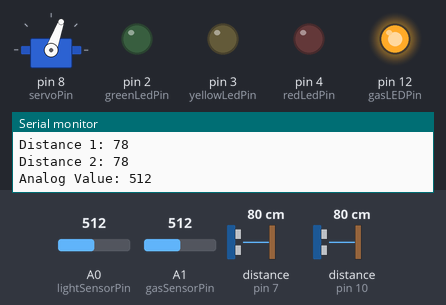
The sketch below on a simulated Arduino Uno, built with avr-gcc and run on an emulated ATmega328P. On the bench: servo, output pins drawn as LEDs (lit = HIGH), the last lines printed to the serial monitor. Wiring (inferred from the names in the program): 2 × ultrasonic range finder: trigger pin 6, echo pin 7 / trigger pin 9, echo pin 10. The inputs (shaded band) are chosen by the test bench; at power-on: distance to the obstacle (sensors on pin 10, pin 7) 80 cm, A1 (gasSensorPin) = 512, A0 (lightSensorPin) = 512. The echo pulse lasts 58.3 µs per cm; pins used as bus, display or sensor lines are not drawn.

Above: at 1.3 s.
1.4 s: distance to the obstacle (sensor on pin 10) set to 12 cm
2.9 s: distance to the obstacle (sensor on pin 10) set to 9 cm
At 3.9 s:
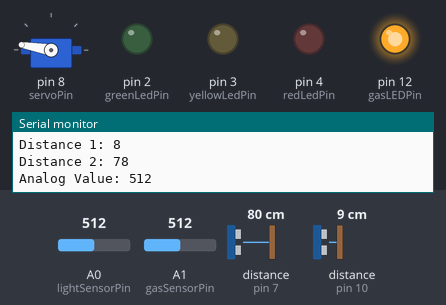
4.6 s: A1 (gasSensorPin) set to 487
At 5.6 s:
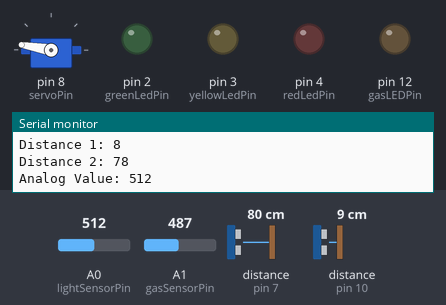
6.1 s: A0 (lightSensorPin) set to 315
7.6 s: A0 (lightSensorPin) set to 286
At 9.0 s:
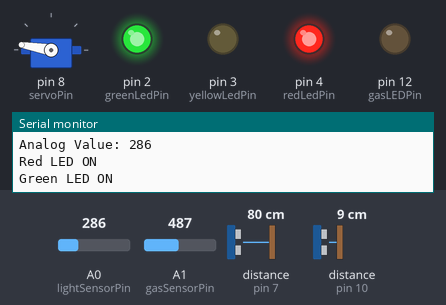
9.3 s: distance to the obstacle (sensor on pin 10) set to 2 cm
At 9.8 s:
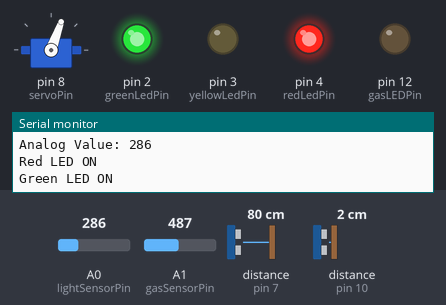
Timing chart, 0 to 13.4 s (numbered marks = the images above; inputs shaded):
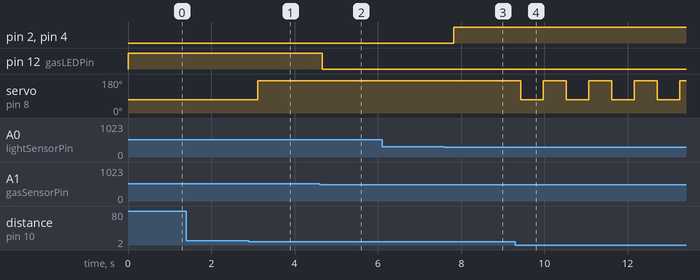

The sketch:

integrate.ino
```cpp
#include <Servo.h>

// Defines pins for gas sensor and LED
const int gasSensorPin = A1;  // MQ-6 A1 Pin
const int gasLEDPin = 12;     // Gas Sensor Indicator LED

// Defines pins for ultrasonic sensors
const int trigPin1 = 9;  // Ultrasonic Sensor 1 (For Parking) TRIG Pin
const int echoPin1 = 10; // Ultrasonic Sensor 1 (For Parking) ECHO Pin
const int trigPin2 = 6;  // Ultrasonic Sensor 2 (For Thief Detection) TRIG Pin
const int echoPin2 = 7;  // Ultrasonic Sensor 2 (For Thief Detection) ECHO Pin

// Defines pin for the servo motor
const int servoPin = 8;

// Defines variables for gas sensor
int GAS_VAL = 0;

// Defines variables for ultrasonic sensors
long duration1, duration2;
int distance1, distance2;

// Defines variables for the servo motor
Servo servo;
int angle = 70;

// Defines pins for light sensor and LEDs
const int greenLedPin = 2;
const int yellowLedPin = 3;
const int redLedPin = 4;
const int lightSensorPin = A0; // Analog pin for light sensor
int analogValue = 0;

void setup() {
  // Initialize serial communication
  Serial.begin(9600);

  // Initialize pins for gas sensor and LED
  pinMode(gasSensorPin, INPUT);
  pinMode(gasLEDPin, OUTPUT);

  // Initialize pins for ultrasonic sensors
  pinMode(trigPin1, OUTPUT);
  pinMode(echoPin1, INPUT);
  pinMode(trigPin2, OUTPUT);
  pinMode(echoPin2, INPUT);

  // Initialize servo motor
  servo.attach(servoPin);
  servo.write(angle);

  // Initialize pins for light sensor and LEDs
  pinMode(greenLedPin, OUTPUT);
  pinMode(yellowLedPin, OUTPUT);
  pinMode(redLedPin, OUTPUT);

  // Print setup complete message
  Serial.println("Setup complete");
}

void loop() {
  // Gas Sensor Code
  GAS_VAL = analogRead(gasSensorPin);
  Serial.print("Gas Value: ");
  Serial.println(GAS_VAL);

  if (GAS_VAL > 500) {
    Serial.println("LPG Detected");
    digitalWrite(gasLEDPin, HIGH); // Gas LED ON
  } else {
    Serial.println("LPG Not Detected");
    digitalWrite(gasLEDPin, LOW); // Gas LED OFF
  }

  // Ultrasonic Sensor 1 Code (For Parking)
  digitalWrite(trigPin1, LOW);
  delayMicroseconds(2);
  digitalWrite(trigPin1, HIGH);
  delayMicroseconds(10);
  digitalWrite(trigPin1, LOW);
  duration1 = pulseIn(echoPin1, HIGH);
  distance1 = duration1 * 0.034 / 2;
  Serial.print("Distance 1: ");
  Serial.println(distance1);

  // Control the servo motor based on distance from Ultrasonic Sensor 1
  if (distance1 < 10 && distance1 > 1) {
    servo.write(170);
  } else {
    servo.write(70);
  }

  // Ultrasonic Sensor 2 Code (For Thief Detection)
  digitalWrite(trigPin2, LOW);
  delayMicroseconds(2);
  digitalWrite(trigPin2, HIGH);
  delayMicroseconds(10);
  digitalWrite(trigPin2, LOW);
  duration2 = pulseIn(echoPin2, HIGH);
  distance2 = duration2 * 0.034 / 2;
  Serial.print("Distance 2: ");
  Serial.println(distance2);

  // Light Sensor Code
  analogValue = analogRead(lightSensorPin);
  Serial.print("Analog Value: ");
  Serial.println(analogValue);

  if (analogValue < 300) {
    digitalWrite(redLedPin, HIGH);
    Serial.println("Red LED ON");
    digitalWrite(greenLedPin, HIGH);
    Serial.println("Green LED ON");
  } else {
    digitalWrite(greenLedPin, LOW);
    digitalWrite(yellowLedPin, LOW);
    digitalWrite(redLedPin, LOW);
  }

  // Add a delay to stabilize the readings
  delay(500);
}
```

Measured:
- the behaviour switches between 11 and 10 cm on distance to the obstacle (sensor on pin 10) (found by bisection; images 0 and 1)
- the behaviour switches between 501 and 500 on A1 (gasSensorPin) (found by bisection; images 1 and 2)
- the behaviour switches between 300 and 299 on A0 (lightSensorPin) (found by bisection; images 2 and 3)
- after the input at 2.9 s, servo on pin 8 (servoPin): 70° → 170° after 0.22 s
- after the input at 4.6 s, pin 12 (gasLEDPin): HIGH → LOW after 0.07 s
- after the input at 7.6 s, pin 2 (greenLedPin): LOW → HIGH after 0.22 s; pin 4 (redLedPin): LOW → HIGH after 0.20 s
- after the input at 9.3 s, servo on pin 8 (servoPin): alternates 170° for 0.55 s and 70° for 0.55 s, starting after 0.13 s
